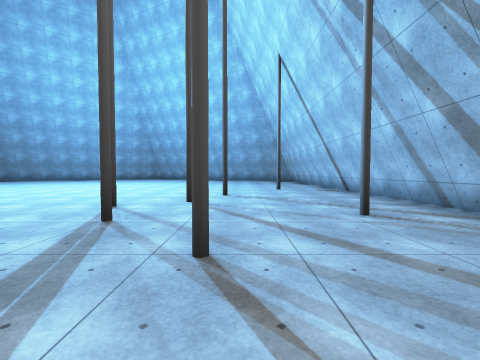
view 1 (above)

18 first-person views from a walk through a 3-D level made in the Unity game engine. The camera is 1.4 m above the floor, tilts 2° down and sees 90° across. The floor is counted in squares, 2 m on a side. Each view is taken from the middle of a square. On the plan, view 1 faces up. The plan holds only what a view shows up to about 9 squares ahead; the rest is blank. The place goes on beyond the plan. Some animated figures are not drawn. Some surface patterns are stand-ins.

view 2
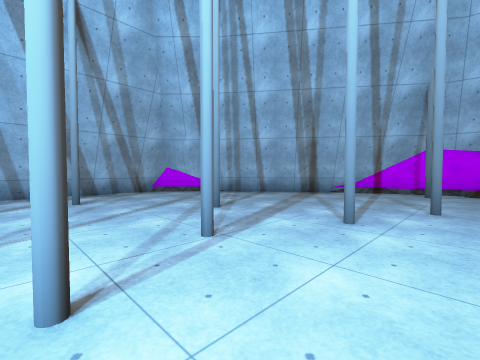

view 3
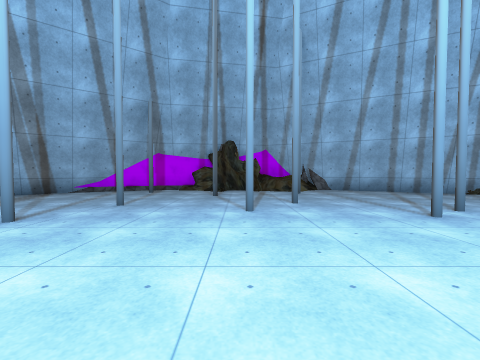

view 4
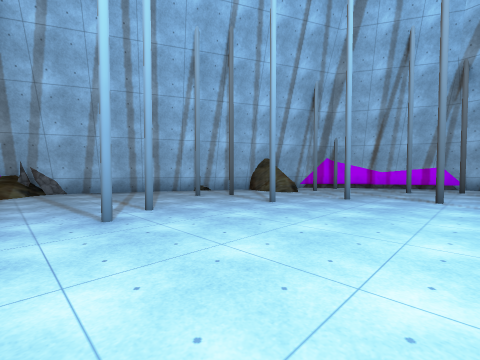

view 5
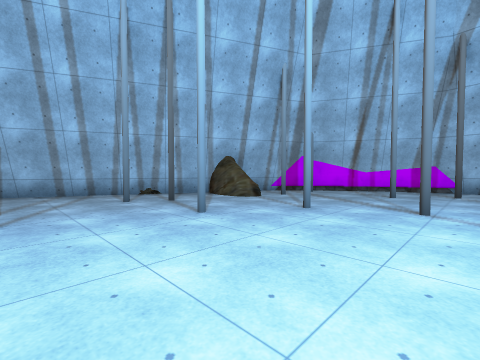

view 6
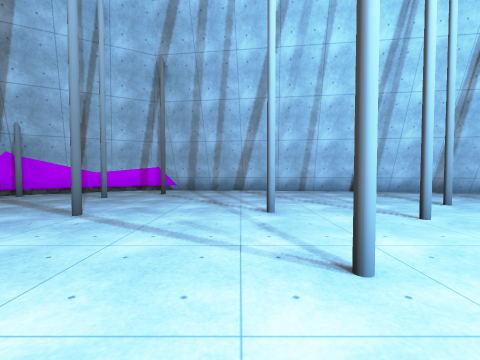

view 7
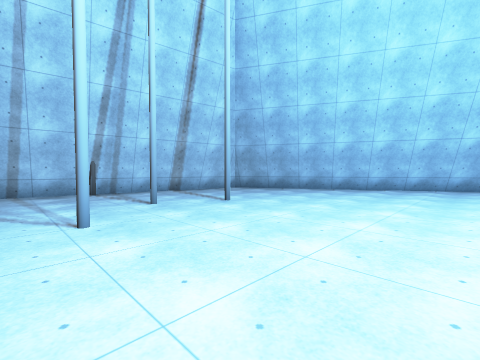

view 8
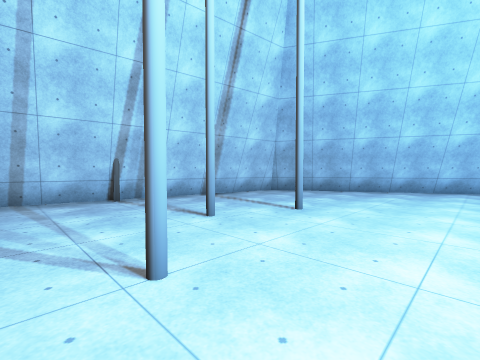

view 9
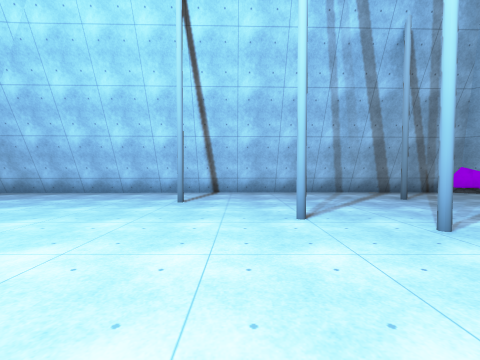

view 10
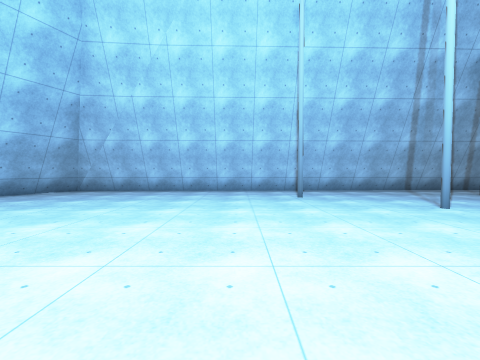

view 11
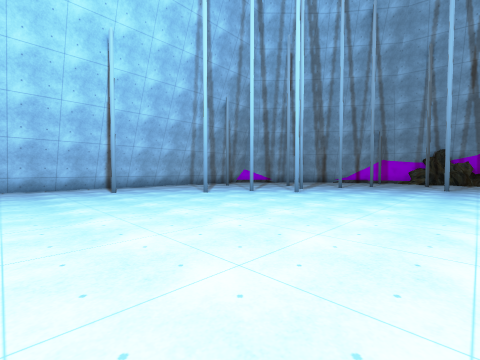

view 12
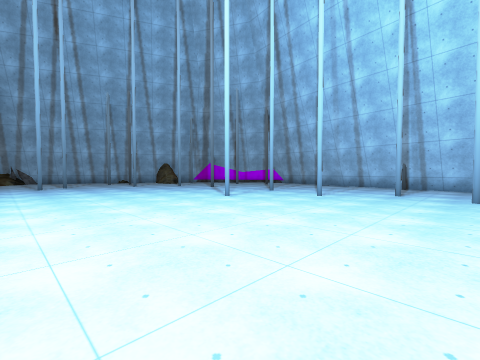

view 13
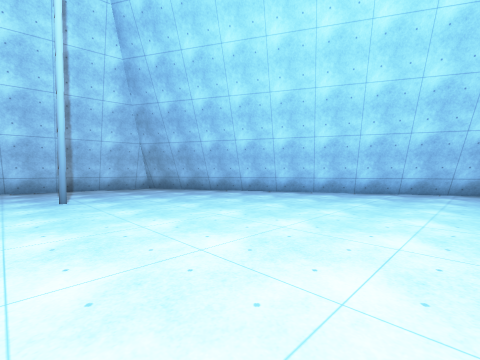

view 14
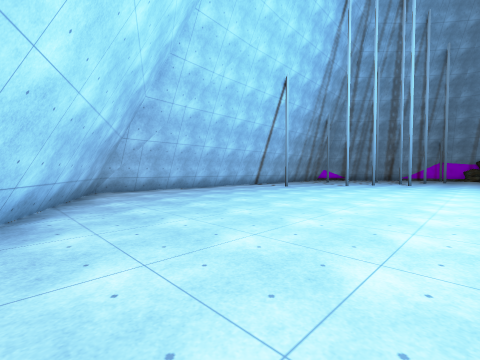

view 15
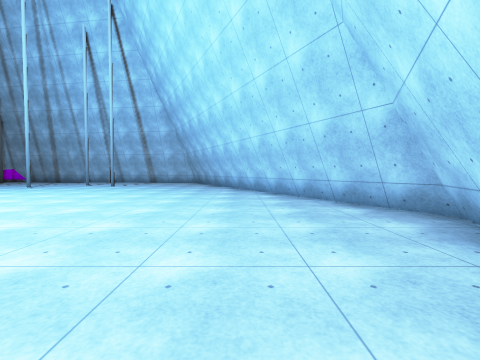

view 16
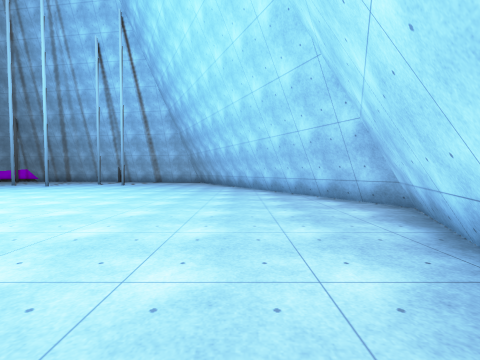

view 17
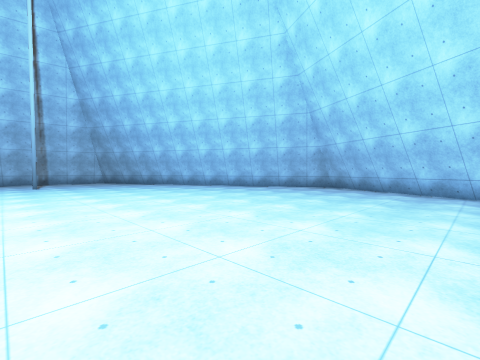

view 18
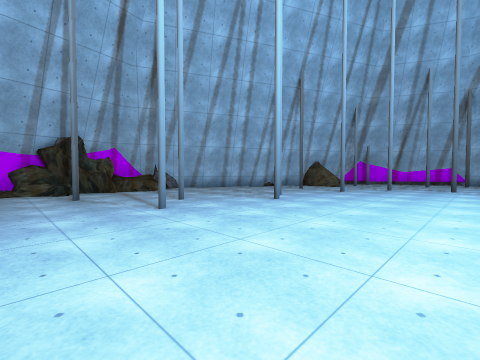

### Floor plan
Key: @ floor where view 1 was taken; # wall or solid block; . floor.
Columns run from 20 left of view 1 to 4 right of it. Each row starts with its distance up from view 1.
 22            ####
 21          ###..###
 20        ###......##
 19      ###.......... ##
 18    ###..............####
 17  ###...................##
 16  #......................#
 15  #......................#
 14  #......................#
 13  #...#..................#
 12  #......................#
 11  #..#...................#
 10 ##...#..................#
  9 #.....................#.#
  8 #....#.#................#
  7 #...................#...#
  6 #..................#....#
  5 #.#..............#......#
  4 #....#................#.#
  3 #..#..#...........#.....#
  2 ##......#........#..#...#
  1  ##........#..#.........#
  0   ####.#.....#..#...@..##
 -1     ##..#.............##
 -2      ###.......#....###
 -3        ###.......#.##
 -4          ###########

Positions as (right, up) in squares from view 1, and headings:
1: (0, 0), facing up
2: (-4, 5), facing down-right
3: (-6, 5), facing down
4: (-8, 5), facing down-left
5: (-10, 5), facing down-left
6: (-11, 7), facing left
7: (-11, 9), facing up-left
8: (-13, 9), facing up-left
9: (-4, 8), facing right
10: (-5, 11), facing right
11: (-7, 12), facing down-right
12: (-8, 13), facing down-left
13: (-9, 12), facing up-left
14: (-5, 19), facing down-right
15: (-4, 19), facing left
16: (-3, 19), facing left
17: (-3, 12), facing up-left
18: (-4, 5), facing down-left
